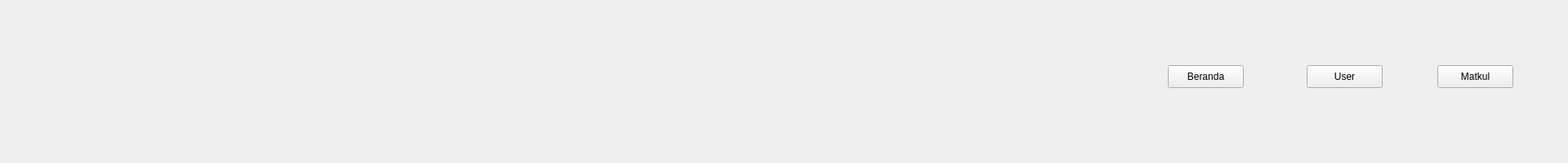
<?xml version="1.0" encoding="UTF-8"?>
<ui version="4.0">
 <class>Form</class>
 <widget class="QWidget" name="Form">
  <property name="geometry">
   <rect>
    <x>0</x>
    <y>0</y>
    <width>1920</width>
    <height>200</height>
   </rect>
  </property>
  <property name="windowTitle">
   <string>Form</string>
  </property>
  <widget class="QLabel" name="logo_1">
   <property name="geometry">
    <rect>
     <x>20</x>
     <y>40</y>
     <width>111</width>
     <height>121</height>
    </rect>
   </property>
   <property name="text">
    <string>&lt;html&gt;&lt;head/&gt;&lt;body&gt;&lt;p&gt;&lt;img src=&quot;:/Logo/img/logo_siak.png&quot;/&gt;&lt;/p&gt;&lt;/body&gt;&lt;/html&gt;</string>
   </property>
  </widget>
  <widget class="QLabel" name="logo_2">
   <property name="geometry">
    <rect>
     <x>150</x>
     <y>50</y>
     <width>121</width>
     <height>61</height>
    </rect>
   </property>
   <property name="text">
    <string>&lt;html&gt;&lt;head/&gt;&lt;body&gt;&lt;p&gt;&lt;img src=&quot;:/Nama/img/SIAK.png&quot;/&gt;&lt;/p&gt;&lt;/body&gt;&lt;/html&gt;</string>
   </property>
  </widget>
  <widget class="QLabel" name="logo_3">
   <property name="geometry">
    <rect>
     <x>150</x>
     <y>120</y>
     <width>261</width>
     <height>31</height>
    </rect>
   </property>
   <property name="text">
    <string>&lt;html&gt;&lt;head/&gt;&lt;body&gt;&lt;p&gt;&lt;img src=&quot;:/SubNama/img/Sistem Informasi Akademik.png&quot;/&gt;&lt;/p&gt;&lt;/body&gt;&lt;/html&gt;</string>
   </property>
  </widget>
  <widget class="QPushButton" name="pushButton">
   <property name="geometry">
    <rect>
     <x>1430</x>
     <y>80</y>
     <width>93</width>
     <height>28</height>
    </rect>
   </property>
   <property name="text">
    <string>Beranda</string>
   </property>
  </widget>
  <widget class="QPushButton" name="pushButton_2">
   <property name="geometry">
    <rect>
     <x>1600</x>
     <y>80</y>
     <width>93</width>
     <height>28</height>
    </rect>
   </property>
   <property name="text">
    <string>User</string>
   </property>
  </widget>
  <widget class="QPushButton" name="pushButton_3">
   <property name="geometry">
    <rect>
     <x>1760</x>
     <y>80</y>
     <width>93</width>
     <height>28</height>
    </rect>
   </property>
   <property name="text">
    <string>Matkul</string>
   </property>
  </widget>
 </widget>
 <resources>
  <include location="../logo_siak.qrc"/>
 </resources>
 <connections/>
</ui>
